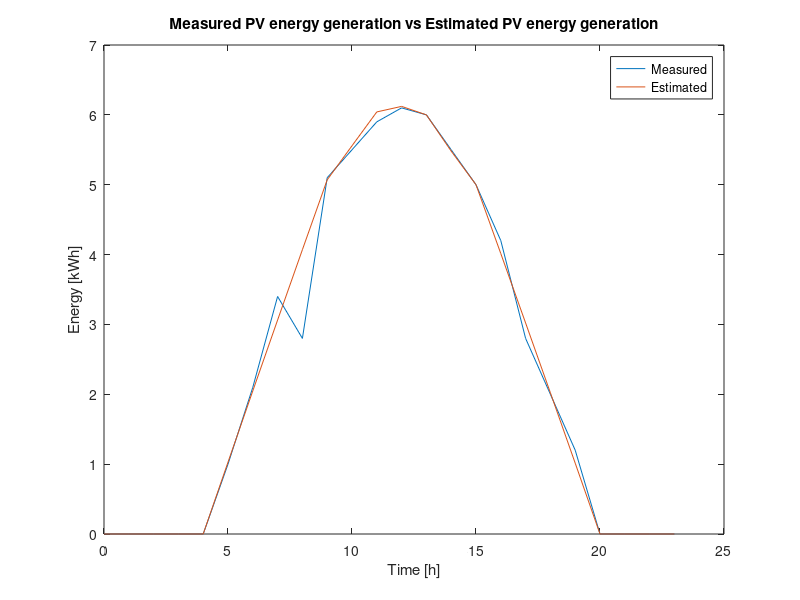

The MATLAB script that drew this image:
clear
clc
close all


% This script shows an example of a comparison between the measured and
% estimated energy generation from a photovoltaic system over a 24-hour 
% period. The estimation is performed using the Osterwald equation, which
% takes into account irradiance and temperature variations to predict the
% PV generation output. 
%
% The script is organized as follows:
%
%   Part 1. DATA INITIALIZATION
%       This section defines the measured PV energy generation as well as
%       measured irradiance and temperature. Parameters for Osterwald
%       equation are also defined.
%
%   Part 2. ESTIMATION AND COMPARISON
%       This section calculates the estimated PV energy generation using the 
%       irradiance and temperature data with the Osterwald equation. A
%       comparison plot is generated to visualize the accuracy of the
%       model.

%% -------------- Part 1 Data Initialization --------
% Measured energy generation from PV system (in kWh) over 24 hours
PV_energy_generation = [0 0 0 0 0 1 2.1 3.4 2.8 5.1 5.5 5.9 6.1 6 5.5 5 4.2 2.8 2 1.2 0 0 0 0]';

% Measured irradiance (kW/m^2) and temperature (°C) over the same period
measured_irradiance_G = [0 0 0 0 0 1 2 3 4 5 5.5 6 6.1 6 5.5 5 4 3 2 1 0 0 0 0]';
measured_temperature = [17 17 17 16 16 17 18 19 20 21 22 23 24 25 26 25 24 23 22 21 20 19 18 17]';

% Parameter definitions for the Osterwald equation
Gref = 1;           % Reference irradiance (kW/m^2)
coef = -0.35/100;   % Temperature coefficient (percent per degree Celsius)
Tref = 25;          % Reference temperature (°C)
Pref = 1;           % Reference power (kW)

%% -------------- Part 2 Estimation and comparison --------
% Initialize estimated PV power generation array
PV_estimated_power_generation = zeros(24, 1);

% Loop through the data to calculate estimated power generation at each time step
for i = 1:length(PV_energy_generation)
    PV_estimated_power_generation(i) = Pref * (measured_irradiance_G(i) / Gref) * ...
        (1 + coef * (measured_temperature(i) - Tref));
end

% Convert power (kW) to energy (kWh) using a delta time of 1 hour
delta_T = 1; % Time interval for conversion (in hours)
PV_estimated_energy_generation = PV_estimated_power_generation * delta_T;

% --- Measured VS estimated PV energy generation ---
t = 0:1:23;
plot(t, PV_energy_generation, t, PV_estimated_energy_generation)
title("Measured PV energy generation vs Estimated PV energy generation")
ylabel("Energy [kWh]")
xlabel("Time [h]")
legend("Measured", "Estimated")